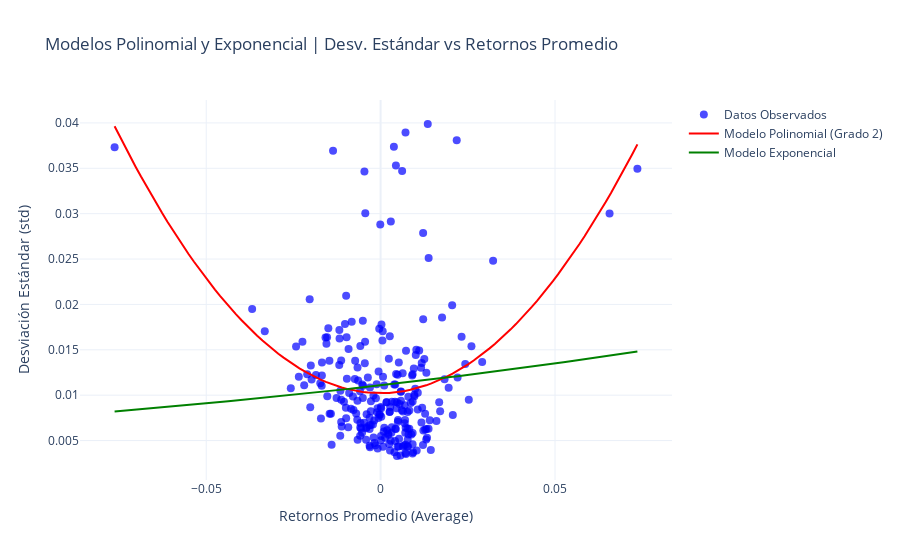

The code cell stored with this chart in its notebook:
### Code cell
#Modelo 2
import numpy as np
import pandas as pd
import yfinance as yf
import statsmodels.api as sm
from scipy.optimize import curve_fit
import plotly.graph_objects as go

# 1. Descargar datos históricos del activo
activo = "AAPL"  # Ticker del activo
periodo = "1y"
datos = yf.Ticker(activo).history(period=periodo)

# 2. Calcular los retornos promedio (Average) y la desviación estándar (std)
datos['Average'] = datos[['High', 'Low']].mean(axis=1).pct_change()
datos['std'] = datos['Average'].rolling(window=5).std()
std = pd.DataFrame(datos['std'])
# Eliminar valores NaN para los ajustes
datos.dropna(inplace=True)
hist_trimmed = datos['Close'].iloc[-len(std):].reset_index(drop=True)

# --- MODELO POLINOMIAL ---
# Ajustar un modelo polinomial de grado 2
X_poly = np.column_stack((datos['Average'], datos['Average']**2))  # [x, x^2]
X_poly = sm.add_constant(X_poly)  # Añadir intercepto
modelo_poly = sm.OLS(datos['std'], X_poly).fit()

# Coeficientes del modelo polinomial
alpha_poly = modelo_poly.params[0]
cov_matrix = np.cov(datos['Average'], hist_trimmed)
cov_am = cov_matrix[0, 1]
var_m = cov_matrix[1, 1]
beta_1_poly = cov_am / var_m * modelo_poly.params[1]
beta_2_poly = modelo_poly.params[2]

# Predicciones del modelo polinomial
datos['std_pred_poly'] = alpha_poly + beta_1_poly * datos['Average'] + beta_2_poly * datos['Average']**2

# --- MODELO EXPONENCIAL ---
# Definir la función exponencial
def modelo_exponencial(x, alpha, beta):
    return alpha * np.exp(beta * x)

# Ajustar el modelo exponencial
popt, _ = curve_fit(modelo_exponencial, datos['Average'], datos['std'], maxfev=10000)
alpha_exp, beta_exp = popt

# Predicciones del modelo exponencial
datos['std_pred_exp'] = modelo_exponencial(datos['Average'], alpha_exp, beta_exp)

# --- GRAFICAR LOS RESULTADOS ---
fig = go.Figure()

# Datos observados
fig.add_trace(go.Scatter(x=datos['Average'], y=datos['std'],
                         mode='markers', name='Datos Observados',
                         marker=dict(size=8, color='blue', opacity=0.7)))

# Línea del modelo polinomial
x_vals = np.linspace(datos['Average'].min(), datos['Average'].max(), 100)
y_vals_poly = alpha_poly + beta_1_poly * x_vals + beta_2_poly * x_vals**2
fig.add_trace(go.Scatter(x=x_vals, y=y_vals_poly, mode='lines', name='Modelo Polinomial (Grado 2)',
                         line=dict(color='red')))

# Línea del modelo exponencial
y_vals_exp = modelo_exponencial(x_vals, alpha_exp, beta_exp)
fig.add_trace(go.Scatter(x=x_vals, y=y_vals_exp, mode='lines', name='Modelo Exponencial',
                         line=dict(color='green')))

# Configuración del gráfico
fig.update_layout(title="Modelos Polinomial y Exponencial | Desv. Estándar vs Retornos Promedio",
                  xaxis_title="Retornos Promedio (Average)",
                  yaxis_title="Desviación Estándar (std)",
                  template="plotly_white")

fig.show()

# --- RESULTADOS ---
print("Resultados del Modelo Polinomial:")
print(f"Intercepto (α): {alpha_poly:.4f}")
print(f"Coeficiente Lineal (β1): {beta_1_poly:.4f}")
print(f"Coeficiente Cuadrático (β2): {beta_2_poly:.4f}")
print(f"Resumen del Modelo Polinomial:\n{modelo_poly.summary()}")

print("\nResultados del Modelo Exponencial:")
print(f"Intercepto (α): {alpha_exp:.4f}")
print(f"Coeficiente Exponencial (β): {beta_exp:.4f}")

### Figure 1 — Plotly figure (JSON) as saved in the notebook; plotly's stock layout.template omitted (floating-point values rounded to 4 significant figures; data arrays with more than 128 entries replaced by an {"elided": "..."} marker saying what was removed)
{"data": [{"marker": {"color": "blue", "opacity": 0.7, "size": 8}, "mode": "markers", "name": "Datos Observados", "type": "scatter", "x": {"elided": "246 float values"}, "y": {"elided": "246 float values"}}, {"line": {"color": "red"}, "mode": "lines", "name": "Modelo Polinomial (Grado 2)", "type": "scatter", "x": [-0.07627, -0.07475, -0.07324, -0.07172, -0.07021, -0.0687, -0.06718, -0.06567, -0.06415, -0.06264, -0.06113, -0.05961, -0.0581, -0.05658, -0.05507, -0.05356, -0.05204, -0.05053, -0.04901, -0.0475, -0.04599, -0.04447, -0.04296, -0.04144, -0.03993, -0.03842, -0.0369, -0.03539, -0.03387, -0.03236, -0.03085, -0.02933, -0.02782, -0.0263, -0.02479, -0.02327, -0.02176, -0.02025, -0.01873, -0.01722, -0.0157, -0.01419, -0.01268, -0.01116, -0.009648, -0.008134, -0.00662, -0.005106, -0.003592, -0.002078, -0.0005638, 0.0009503, 0.002464, 0.003978, 0.005492, 0.007007, 0.008521, 0.01003, 0.01155, 0.01306, 0.01458, 0.01609, 0.01761, 0.01912, 0.02063, 0.02215, 0.02366, 0.02518, 0.02669, 0.0282, 0.02972, 0.03123, 0.03275, 0.03426, 0.03577, 0.03729, 0.0388, 0.04032, 0.04183, 0.04334, 0.04486, 0.04637, 0.04789, 0.0494, 0.05091, 0.05243, 0.05394, 0.05546, 0.05697, 0.05848, 0.06, 0.06151, 0.06303, 0.06454, 0.06606, 0.06757, 0.06908, 0.0706, 0.07211, 0.07363], "y": [0.03963, 0.03848, 0.03735, 0.03624, 0.03515, 0.03409, 0.03305, 0.03203, 0.03103, 0.03006, 0.02912, 0.02819, 0.02729, 0.02641, 0.02556, 0.02473, 0.02392, 0.02313, 0.02237, 0.02163, 0.02092, 0.02022, 0.01955, 0.01891, 0.01828, 0.01768, 0.01711, 0.01655, 0.01602, 0.01552, 0.01503, 0.01457, 0.01414, 0.01372, 0.01333, 0.01296, 0.01262, 0.0123, 0.012, 0.01172, 0.01147, 0.01124, 0.01104, 0.01085, 0.01069, 0.01056, 0.01044, 0.01035, 0.01029, 0.01024, 0.01022, 0.01023, 0.01025, 0.0103, 0.01038, 0.01047, 0.01059, 0.01073, 0.0109, 0.01109, 0.0113, 0.01153, 0.01179, 0.01207, 0.01238, 0.0127, 0.01305, 0.01343, 0.01382, 0.01425, 0.01469, 0.01516, 0.01564, 0.01616, 0.01669, 0.01725, 0.01784, 0.01844, 0.01907, 0.01972, 0.0204, 0.0211, 0.02182, 0.02256, 0.02333, 0.02412, 0.02494, 0.02577, 0.02663, 0.02752, 0.02843, 0.02936, 0.03031, 0.03129, 0.03229, 0.03331, 0.03435, 0.03542, 0.03652, 0.03763]}, {"line": {"color": "green"}, "mode": "lines", "name": "Modelo Exponencial", "type": "scatter", "x": [-0.07627, -0.07475, -0.07324, -0.07172, -0.07021, -0.0687, -0.06718, -0.06567, -0.06415, -0.06264, -0.06113, -0.05961, -0.0581, -0.05658, -0.05507, -0.05356, -0.05204, -0.05053, -0.04901, -0.0475, -0.04599, -0.04447, -0.04296, -0.04144, -0.03993, -0.03842, -0.0369, -0.03539, -0.03387, -0.03236, -0.03085, -0.02933, -0.02782, -0.0263, -0.02479, -0.02327, -0.02176, -0.02025, -0.01873, -0.01722, -0.0157, -0.01419, -0.01268, -0.01116, -0.009648, -0.008134, -0.00662, -0.005106, -0.003592, -0.002078, -0.0005638, 0.0009503, 0.002464, 0.003978, 0.005492, 0.007007, 0.008521, 0.01003, 0.01155, 0.01306, 0.01458, 0.01609, 0.01761, 0.01912, 0.02063, 0.02215, 0.02366, 0.02518, 0.02669, 0.0282, 0.02972, 0.03123, 0.03275, 0.03426, 0.03577, 0.03729, 0.0388, 0.04032, 0.04183, 0.04334, 0.04486, 0.04637, 0.04789, 0.0494, 0.05091, 0.05243, 0.05394, 0.05546, 0.05697, 0.05848, 0.06, 0.06151, 0.06303, 0.06454, 0.06606, 0.06757, 0.06908, 0.0706, 0.07211, 0.07363], "y": [0.008199, 0.008249, 0.008298, 0.008348, 0.008398, 0.008448, 0.008499, 0.00855, 0.008601, 0.008653, 0.008705, 0.008757, 0.008809, 0.008862, 0.008915, 0.008969, 0.009022, 0.009077, 0.009131, 0.009186, 0.009241, 0.009296, 0.009352, 0.009408, 0.009464, 0.009521, 0.009578, 0.009636, 0.009693, 0.009752, 0.00981, 0.009869, 0.009928, 0.009988, 0.01005, 0.01011, 0.01017, 0.01023, 0.01029, 0.01035, 0.01041, 0.01048, 0.01054, 0.0106, 0.01067, 0.01073, 0.01079, 0.01086, 0.01092, 0.01099, 0.01106, 0.01112, 0.01119, 0.01126, 0.01132, 0.01139, 0.01146, 0.01153, 0.0116, 0.01167, 0.01174, 0.01181, 0.01188, 0.01195, 0.01202, 0.01209, 0.01217, 0.01224, 0.01231, 0.01239, 0.01246, 0.01253, 0.01261, 0.01269, 0.01276, 0.01284, 0.01292, 0.01299, 0.01307, 0.01315, 0.01323, 0.01331, 0.01339, 0.01347, 0.01355, 0.01363, 0.01371, 0.01379, 0.01388, 0.01396, 0.01404, 0.01413, 0.01421, 0.0143, 0.01438, 0.01447, 0.01456, 0.01464, 0.01473, 0.01482]}], "layout": {"title": {"text": "Modelos Polinomial y Exponencial | Desv. Estándar vs Retornos Promedio"}, "xaxis": {"title": {"text": "Retornos Promedio (Average)"}}, "yaxis": {"title": {"text": "Desviación Estándar (std)"}}}}
